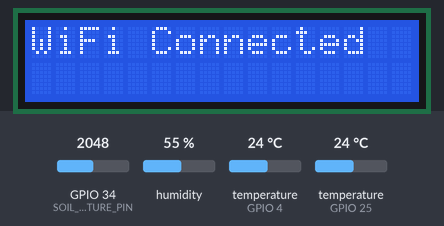
A sketch run on a simulated ESP32. On the bench: 16×2 character LCD. The test bench sets the inputs (shaded band); at power-on: GPIO 34 (SOIL_MOISTURE_PIN) = 2048, humidity 55 %, temperature (sensors on GPIO 4, GPIO 25) 24 °C. WiFi joins after 1.5 s; servers stay silent unless stated; uploads are accepted with an empty reply; what the sketch prints to the serial monitor is not drawn.

Above: at 1.7 s.
At 3.7 s:
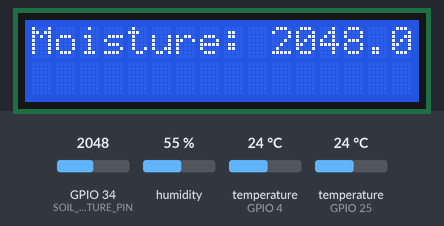
At 11.2 s:
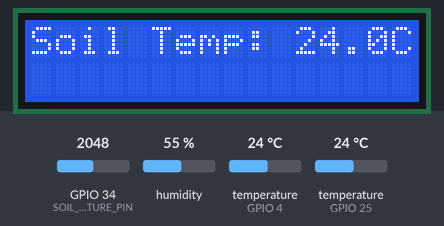
At 16.2 s:
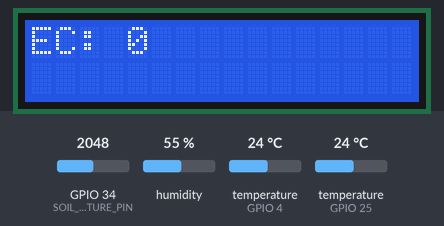
At 21.3 s:
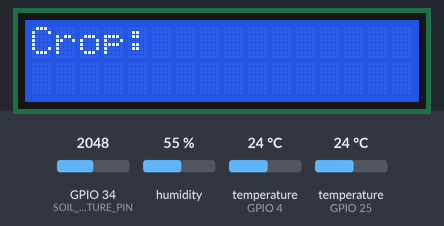
At 38.3 s:
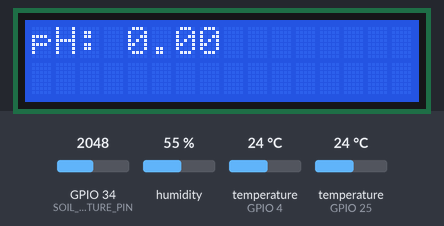

Measured:
- what the display in image 0 shows lasts 2.0 s, from 1.6 s to 3.6 s
- what the display in image 1 shows lasts 2.5 s, from 3.6 s to 6.1 s

The sketch:

LPD_IoT.ino
```cpp
#include <WiFi.h>
#include <HTTPClient.h>
#include <DHT.h>
#include <Wire.h>
#include <OneWire.h>
#include <DallasTemperature.h>
#include <LiquidCrystal_I2C.h>
// #include <WiFiManager.h>

#define DHTPIN 4
#define DHTTYPE DHT11
#define SOIL_MOISTURE_PIN 34
#define SOIL_TEMP_PIN 25

DHT dht(DHTPIN, DHTTYPE);

OneWire oneWire(SOIL_TEMP_PIN);
DallasTemperature soilTemperature(&oneWire);

LiquidCrystal_I2C lcd(0x27, 16, 2);

const char* ssid = "realme 12 Pro 5G";
const char* password = "server error";

String serverUrl = "http://Prasanth23.pythonanywhere.com/predict";

String lines[9];
int currentLine = 0;

String extractStringValue(String json, String key) {
  int keyStart = json.indexOf("\"" + key + "\":");
  if (keyStart == -1) return "";

  int valueStart = json.indexOf("\"", keyStart + key.length() + 3);
  int valueEnd = json.indexOf("\"", valueStart + 1);

  if (valueStart == -1 || valueEnd == -1) return "";

  return json.substring(valueStart + 1, valueEnd);
}

void setup() {
  Serial.begin(115200);
  dht.begin();
  soilTemperature.begin();
  lcd.init();
  lcd.backlight();

  WiFi.begin(ssid, password);
  lcd.setCursor(0, 0);
  lcd.print("Connecting WiFi");

  while (WiFi.status() != WL_CONNECTED) {
    delay(500);
    Serial.print(".");
  }

  lcd.clear();
  lcd.print("WiFi Connected");
  delay(1000);

}

void loop() {
  float humidity = dht.readHumidity();
  float temperature = dht.readTemperature();
  int soilMoistureRaw = analogRead(SOIL_MOISTURE_PIN);
  float soilMoisture = soilMoistureRaw;
  soilTemperature.requestTemperatures();
  float soilTemp = soilTemperature.getTempCByIndex(0);

  if (isnan(humidity) || isnan(temperature)) {
    Serial.println("Sensor read error!");
    lcd.clear();
    lcd.print("Sensor Error!");
    delay(2000);
    return;
  }

  if (WiFi.status() == WL_CONNECTED) {
    HTTPClient http;
    WiFiClient client;

    http.begin(client, serverUrl);
    http.addHeader("Content-Type", "application/json");

    String json = "{\"soil_moisture\":" + String(soilMoisture, 2) +
                  ",\"ambient_temp\":" + String(temperature, 2) +
                  ",\"humidity\":" + String(humidity, 2) +
                  ",\"soil_temp\":" + String(soilTemp, 2) + "}";

    int httpResponseCode = http.POST(json);

    if (httpResponseCode > 0) {
      String response = http.getString();
      Serial.println("Response:");
      Serial.println(response);

      int pH_idx = response.indexOf("\"pH\":");
      int EC_idx = response.indexOf("\"EC\":");
      int soil_idx = response.indexOf("\"soil_type\":\"");
      int crop_idx = response.indexOf("\"suitable_crop\":\"");

      float pH = response.substring(response.indexOf("\"pH\":") + 5, response.indexOf(",", response.indexOf("\"pH\":"))).toFloat();
      float EC = response.substring(response.indexOf("\"EC\":") + 5, response.indexOf(",", response.indexOf("\"EC\":"))).toFloat();
      String soilType = extractStringValue(response, "soil_type");
      String crop = extractStringValue(response, "suitable_crop");

      lines[0] = "Moisture: " + String(soilMoisture, 1);
      lines[1] = "Amb Temp: " + String(temperature, 1) + " C";
      lines[2] = "Humidity: " + String(humidity, 1) + " %";
      lines[3] = "Soil Temp: " + String(soilTemp, 1) + "C";
      lines[4] = "pH: " + String(pH, 2);
      lines[5] = "EC: " + String(EC, 0);
      lines[6] = "Soil: " + soilType;
      lines[7] = "Crop: " + crop;
      lines[8] = "Reading next...";

    } else {
      Serial.print("HTTP Error: ");
      Serial.println(httpResponseCode);
      lines[0] = "Server Error";
    }

    http.end();
  } else {
    Serial.println("WiFi Disconnected");
    lines[0] = "WiFi Lost!";
  }

  for (int i = 0; i < 9; i++) {
    lcd.clear();
    lcd.setCursor(0, 0);
    lcd.print(lines[i].substring(0, 16));
    delay(2500);
  }

  delay(1000);
}
```
